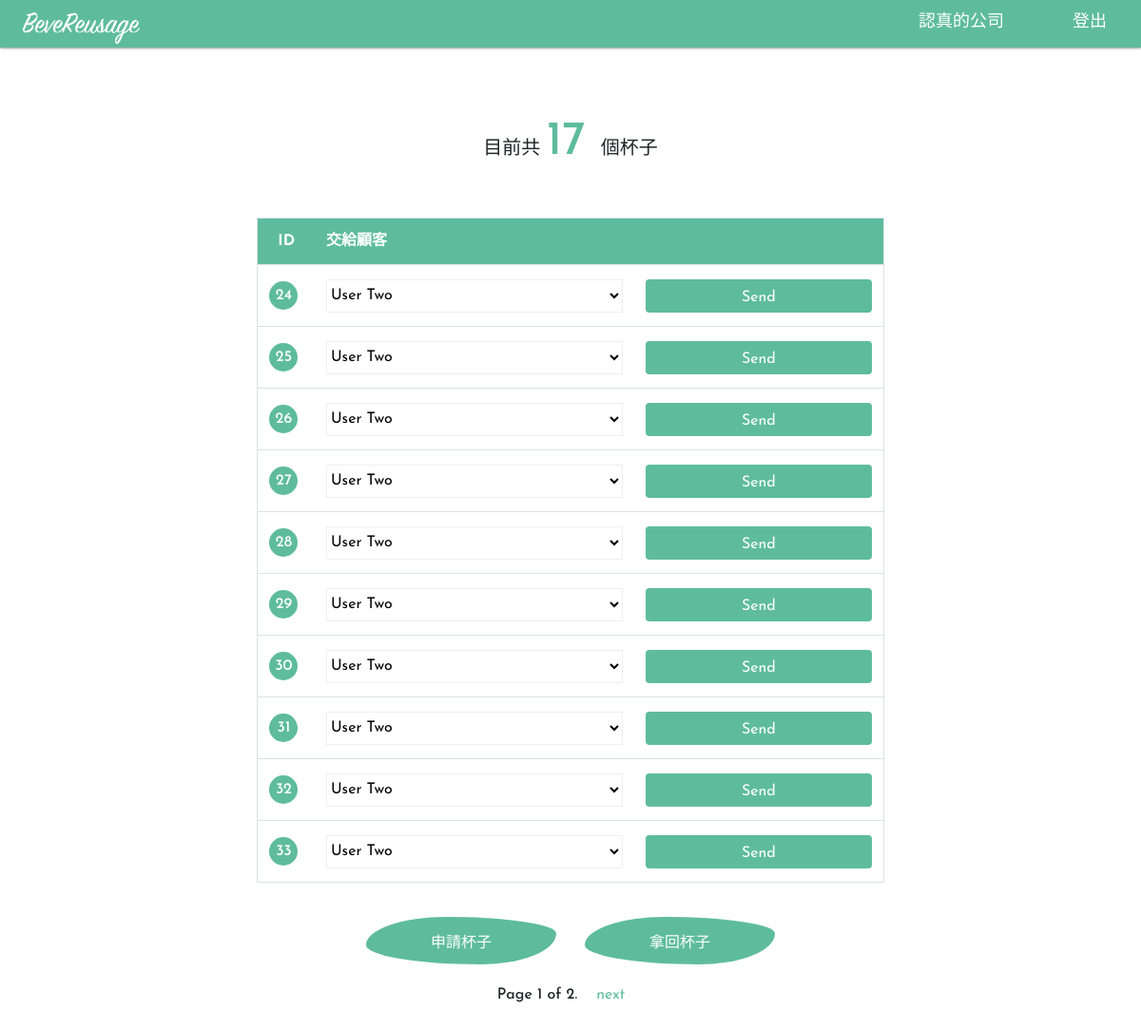
The app's page /interaction/business/manage-cups/ (signed in), older data.
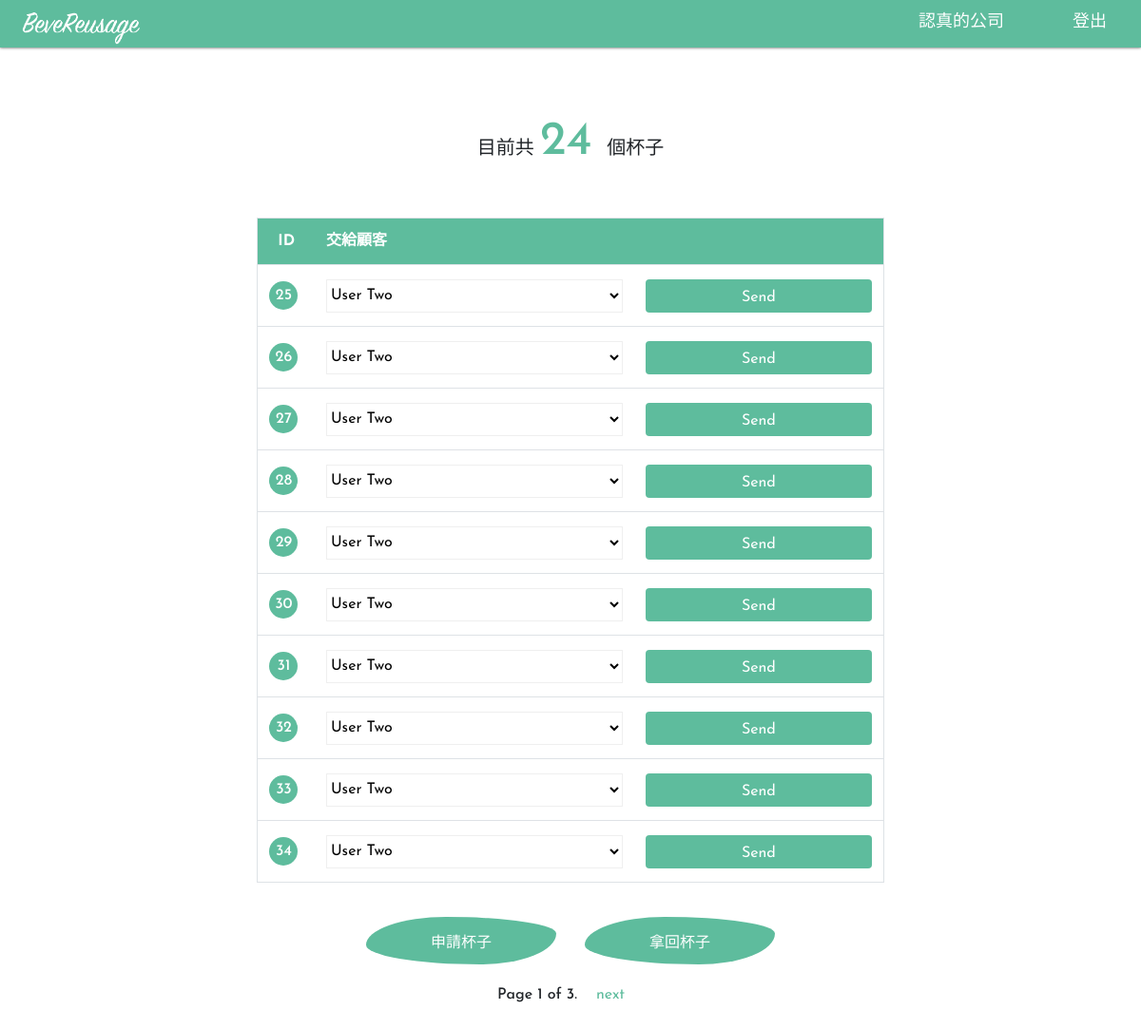
The same page, newer data.
### interaction/models.py (models this page shows, shortened)
class Cup(models.Model):
    objects = CupManager()
    LOAN_STATUS = (
        ('o', 'On loan'),
        ('c', 'Cleaning'),
        ('a', 'Available'),
        ('n', 'Not in circulation')
    )
    status = models.CharField(
        max_length=1,
        choices=LOAN_STATUS,
        default='a',
        help_text='Cup availability',
    )
    CARRIER_TYPES = (
        ('b', 'Business'),
        ('u', 'User'),
        ('a', 'Administration'),
        ('m', 'Machine')
    )
    carrier_type = models.CharField(max_length=1, choices = CARRIER_TYPES, default='a')
    carrier = models.ForeignKey('CupUser', on_delete=models.SET_NULL, blank=True, null=True)

### interaction/views/business.py (the view, shortened to what this page needs)
# urls.py: path('business/manage-cups/', business.BusinessCupListView.as_view(), name='business-manage-cups'),
class BusinessCupListView(LoginRequiredMixin, ListView):
    model = Cup
    template_name = 'business_record.html'
    paginate_by = 10
    def get_queryset(self):
        return Cup.objects.filter(carrier=self.request.user)
    def get_context_data(self, **kwargs):
        context = super(BusinessCupListView, self).get_context_data(**kwargs)
        assign_form = BusinessAssignCupsForm()
        request_form = BusinessRequestCupsForm()
        receive_form = BusinessReceiveCupsForm()
        context['assign_form'] = assign_form
        context['request_form'] = request_form
        context['receive_form'] = receive_form
        context["n_cups"] = Cup.objects.filter(carrier=self.request.user).count()
        return context

### interaction/forms.py
class BusinessAssignCupsForm(forms.Form):
    def __init__(self, *args, **kwargs):
        super(BusinessAssignCupsForm, self).__init__(*args, **kwargs)
        self.fields['cup_id'] = forms.IntegerField(min_value=1, widget = forms.HiddenInput())
        self.fields['customer'] = forms.ChoiceField(choices=self.build_customer_selection())
    def build_customer_selection(self):
        customers = []
        for customer in CupUser.objects.filter(is_customer = True):
            customers.append((customer.id, customer.name))
        return customers

class BusinessRequestCupsForm(forms.Form):
    cups_needed = forms.IntegerField(label='需要杯子的數量')

### interaction/models.py (called while the page is built)
    @property
    def name(self):
        if self.first_name and self.last_name:
            english = r'(^[A-Za-z]+$)'
            if re.match(english, self.first_name+self.last_name):
                return ("%s %s" % (self.first_name, self.last_name))
            else:
                return self.last_name+self.first_name
        elif self.title:
            return self.title
        else:
            return self.username

### interaction/templates/business_record.html (shortened to what this page needs)
{% extends "base_generic.html" %}
{% block content %}
  <div class="card col-md-12">
    <div class="card-header">目前共 <span class="highlight-text">{{ n_cups }} </span>個杯子</div>
    <div class="card-body table_sec">
      <table class="col-md-8 col-lg-7 table table-hover">
        <thead class="table-head">
          <tr>
            <th class="th-id" scope="col">ID</th>
            <th scope="col">交給顧客</th>
            <th scope="col"></th>
          </tr>
        </thead>
        {% for cup in cup_list %}
        <tbody>
          <tr>
            <form action="" method="post">
              <td><div class="table_id">{{ cup.pk }}</div></td>
              <td>{{ assign_form.customer }}</td>
              <td><input type="submit" name="submit" class="btn send-btn" value="Send"></td>
            </form>
          </tr>
        </tbody>
        {% empty %}
          <p> 你沒有杯子庫存，去申請吧 </p>
        {% endfor %}
      </table>
    </div>
  </div>
  <div class='btn-area col-12'>
    <button type="button" class="btn co-btn btn-style" data-toggle="modal" data-target="#requestModal">
    申請杯子
    </button>
    <button type="button" class="btn co-btn btn-style" data-toggle="modal" data-target="#receiveModal">
    拿回杯子
    </button>
  </div>
{% endblock %}

Row changes from the older to the newer data that the page shows:
no longer on this page (row edited): Cup: pk "24"
now on this page (row unchanged): Cup: pk "34"
Text that changed along with them:
{{ n_cups }}: "17" → "24"
{{ page_obj.paginator.num_pages }}: "2" → "3"
